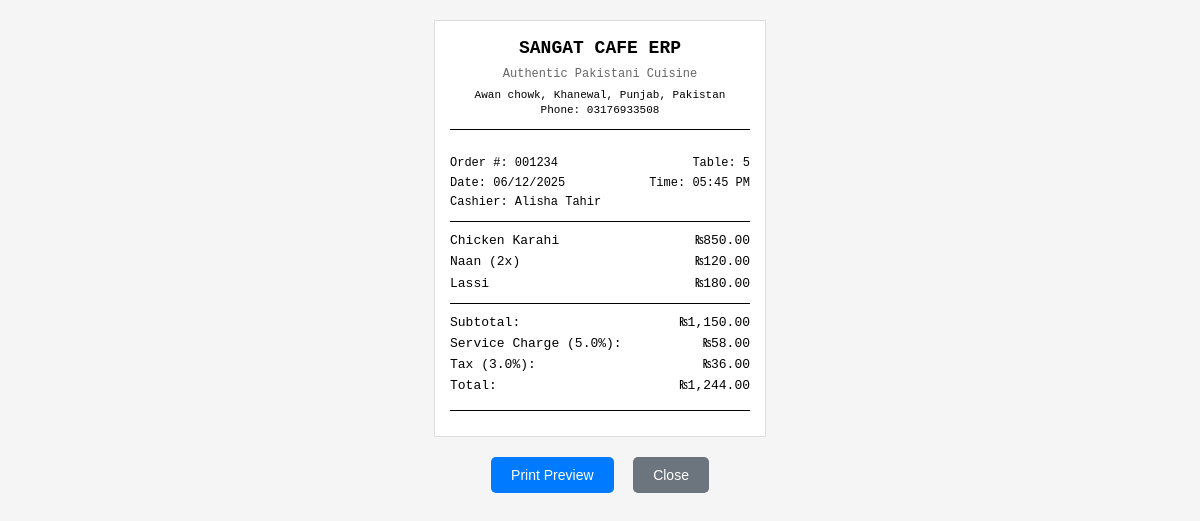
Before: /admin/bill-preview (signed in) with the older database file.
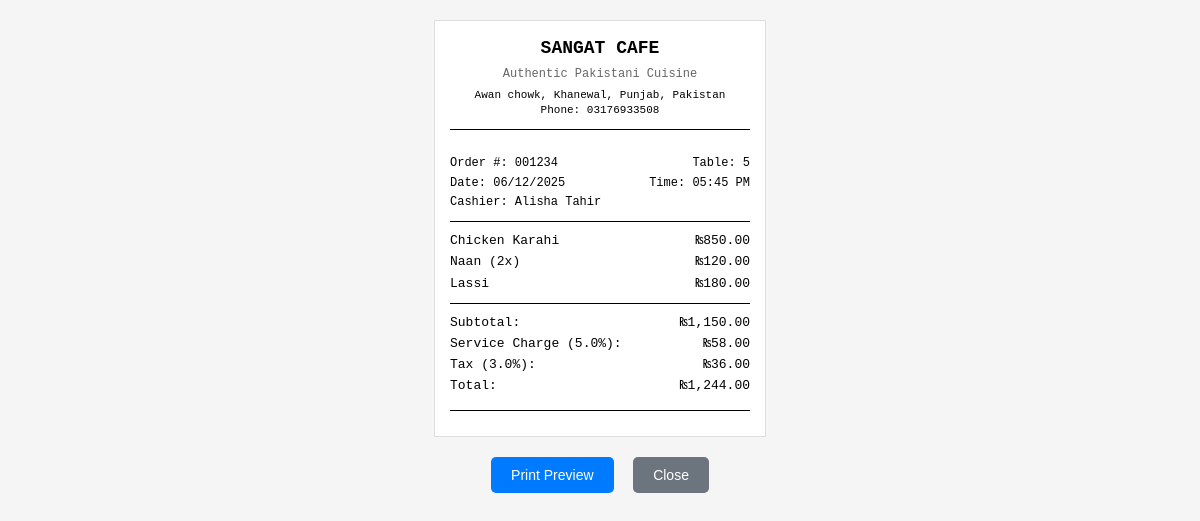
After: the same page with the newer database file.
### app/models.py (models this page shows, shortened)
class SystemSetting(db.Model):
    __tablename__ = 'system_settings'
    id = db.Column(db.Integer, primary_key=True)
    business_id = db.Column(db.Integer, db.ForeignKey('businesses.id', ondelete='CASCADE'), nullable=True, index=True)  # MULTI-TENANT
    key = db.Column(db.String(100), nullable=False, index=True)  # Unique per business
    value = db.Column(db.Text)
    description = db.Column(db.String(255))
    updated_at = db.Column(db.DateTime, default=lambda: datetime.now(timezone.utc), onupdate=lambda: datetime.now(timezone.utc))
    @classmethod
    def get_setting(cls, key, default=None, business_id='_AUTO_'):
        if business_id == '_AUTO_':
            try:
                from flask_login import current_user
                if current_user.is_authenticated and hasattr(current_user, 'business_id') and current_user.business_id:
                    setting = cls.query.filter_by(key=key, business_id=current_user.business_id).first()
                else:
                    setting = cls.query.filter_by(key=key, business_id=None).first()
            except:
                setting = cls.query.filter_by(key=key, business_id=None).first()
        else:
            setting = cls.query.filter_by(key=key, business_id=business_id).first()
        return setting.value if setting else default

class BillTemplate(db.Model):
    __tablename__ = 'bill_templates'
    id = db.Column(db.Integer, primary_key=True)
    business_id = db.Column(db.Integer, db.ForeignKey('businesses.id', ondelete='CASCADE'), nullable=True, index=True)  # MULTI-TENANT
    template_type = db.Column(db.String(20), nullable=False, default='receipt')  # receipt, invoice, kitchen
    header_name = db.Column(db.String(100), default='My Business')
    header_tagline = db.Column(db.String(200), default='Authentic Pakistani Cuisine')
    logo_filename = db.Column(db.String(255))  # Store logo file path
    show_logo = db.Column(db.Boolean, default=True)
    show_restaurant_name = db.Column(db.Boolean, default=True)
    show_order_number = db.Column(db.Boolean, default=True)
    show_date_time = db.Column(db.Boolean, default=True)
    show_cashier = db.Column(db.Boolean, default=True)
    show_table = db.Column(db.Boolean, default=True)
    show_tax = db.Column(db.Boolean, default=True)
    footer_message = db.Column(db.Text, default='')
    show_qr_code = db.Column(db.Boolean, default=False)
    paper_size = db.Column(db.String(10), default='80mm')
    font_size = db.Column(db.String(10), default='medium')
    auto_cut = db.Column(db.Boolean, default=True)
    created_at = db.Column(db.DateTime, default=lambda: datetime.now(timezone.utc), nullable=False)
    updated_at = db.Column(db.DateTime, default=lambda: datetime.now(timezone.utc), onupdate=lambda: datetime.now(timezone.utc))
    @classmethod
    def get_template(cls, template_type='receipt', business_id=None):
        if business_id is None:
            try:
                from flask_login import current_user
                if current_user.is_authenticated and hasattr(current_user, 'business_id'):
                    business_id = current_user.business_id
            except:
                pass
        if business_id is not None:
            try:
                business_id = int(business_id)
            except (ValueError, TypeError):
                print(f"ERROR: Cannot convert business_id to int: {business_id}, type: {type(business_id)}")
                business_id = None
        try:
            if business_id is not None:
                template = cls.query.filter_by(
                    template_type=template_type,
                    business_id=business_id
                ).first()
            else:
                template = cls.query.filter_by(
                    template_type=template_type
                ).filter(cls.business_id.is_(None)).first()
            if template:
                return template
        except Exception as e:
            db.session.rollback()
            import logging
            logger = logging.getLogger(__name__)
            logger.error(f"Error in get_template: {str(e)}", exc_info=True)
            return cls(
                template_type=template_type,
                business_id=business_id,
                header_name='My Business',
                header_tagline='Authentic Pakistani Cuisine',
                show_restaurant_name=True
            )

class User(UserMixin, db.Model):
    __tablename__ = 'users'
    id = db.Column(db.Integer, primary_key=True)
    business_id = db.Column(db.Integer, db.ForeignKey('businesses.id', ondelete='CASCADE'), nullable=True, index=True)  # MULTI-TENANT
    employee_id = db.Column(db.String(10), nullable=True, index=True)  # Unique per business
    username = db.Column(db.String(80), nullable=False, index=True)  # Unique per business
    email = db.Column(db.String(120), nullable=False, index=True)  # Unique per business
    password_hash = db.Column(db.String(255), nullable=False)
    role = db.Column(db.String(20), nullable=False, default='viewer')
    is_owner = db.Column(db.Boolean, default=False, nullable=False)  # First user of business
    first_name = db.Column(db.String(50), nullable=False)
    last_name = db.Column(db.String(50), nullable=False)
    full_name = db.Column(db.String(100), nullable=False)
    department = db.Column(db.String(50))
    designation = db.Column(db.String(50))
    phone = db.Column(db.String(20))
    address = db.Column(db.Text)
    profile_picture = db.Column(db.String(255))
    is_protected = db.Column(db.Boolean, default=False, nullable=False)
    is_active = db.Column(db.Boolean, default=True, nullable=False)
    requires_password_change = db.Column(db.Boolean, default=True, nullable=False)
    verification_code = db.Column(db.String(20))  # For protected user verification
    failed_login_attempts = db.Column(db.Integer, default=0, nullable=False)
    account_locked_until = db.Column(db.DateTime, nullable=True)
    last_login = db.Column(db.DateTime, nullable=True)
    email_verified = db.Column(db.Boolean, default=False, nullable=False)
    email_verification_token = db.Column(db.String(100), nullable=True)
    google_id = db.Column(db.String(255), unique=True, nullable=True)
    oauth_provider = db.Column(db.String(50), nullable=True)  # 'google', 'facebook', etc.
    navigation_permissions = db.Column(db.Text)  # JSON array of allowed navigation items
    created_at = db.Column(db.DateTime, default=lambda: datetime.now(timezone.utc), nullable=False)

### app/blueprints/admin.py (the view)
@bp.route('/bill-preview')
@login_required
@require_permissions('admin.view')
def bill_preview():
    from app.models import SystemSetting
    business_name = SystemSetting.get_setting('restaurant_name', 'My Business', business_id=current_user.business_id)
    tax_rate = float(SystemSetting.get_setting('tax_rate', '0', business_id=current_user.business_id))
    service_charge_rate = float(SystemSetting.get_setting('service_charge', '10', business_id=current_user.business_id))
    template_type = request.args.get('template_type', 'receipt')
    header_name = business_name
    header_tagline = request.args.get('header_tagline', 'Authentic Pakistani Cuisine')
    show_logo = request.args.get('show_logo', 'false') == 'true'
    show_restaurant_name = request.args.get('show_restaurant_name', 'true') == 'true'
    show_order_number = request.args.get('show_order_number', 'true') == 'true'
    show_date_time = request.args.get('show_date_time', 'true') == 'true'
    show_cashier = request.args.get('show_cashier', 'true') == 'true'
    show_table = request.args.get('show_table', 'true') == 'true'
    show_tax = request.args.get('show_tax', 'true') == 'true'
    footer_message = request.args.get('footer_message', '')
    show_qr_code = request.args.get('show_qr_code', 'false') == 'true'
    paper_size = request.args.get('paper_size', '80mm')
    font_size = request.args.get('font_size', 'medium')
    logo_filename = request.args.get('logo_filename', '')
    template = BillTemplate.get_template(template_type)
    if not logo_filename and template.logo_filename:
        logo_filename = template.logo_filename
    template_data = {
        'template_type': template_type,
        'header_name': header_name,
        'header_tagline': header_tagline,
        'show_logo': show_logo,
        'show_restaurant_name': show_restaurant_name,
        'show_order_number': show_order_number,
        'show_date_time': show_date_time,
        'show_cashier': show_cashier,
        'show_table': show_table,
        'show_tax': show_tax,
        'footer_message': footer_message,
        'show_qr_code': show_qr_code,
        'paper_size': paper_size,
        'font_size': font_size,
        'logo_filename': logo_filename,
        'tax_rate': tax_rate,
        'service_charge_rate': service_charge_rate,
        'business_id': current_user.business_id,
        'cashier_name': f"{current_user.first_name} {current_user.last_name}" if hasattr(current_user, 'first_name') else current_user.username
    }
    return render_template('admin/bill_preview.html', **template_data)

### app/models.py (called while the page is built, shortened)
    @classmethod
    def increment_metric(cls, metric_type, value=1):
        today = datetime.now(timezone.utc).date()
        metric = cls.query.filter_by(
            metric_type=metric_type,
            metric_date=today
        ).first()
        if metric:
            metric.metric_value += value
        db.session.commit()
        return metric

### app/utils/currency_utils.py (called while the page is built)
def get_currency_info(currency_code='PKR'):
    return CURRENCIES.get(currency_code.upper(), CURRENCIES['PKR'])

def get_system_currency(business_id=None):
    from app.models import SystemSetting
    return SystemSetting.get_setting('currency', 'PKR', business_id=business_id)

def get_currency_symbol(currency_code=None):
    if currency_code is None:
        currency_code = get_system_currency()
    currency_info = get_currency_info(currency_code)
    return currency_info['symbol']

### app/templates/admin/bill_preview.html (shortened to what this page needs)
<!DOCTYPE html>
<html lang="en">
<head>
</head>
<body>
    <div class="bill-container" style="width: {% if paper_size == '58mm' %}220px{% elif paper_size == '80mm' %}300px{% elif paper_size == 'A4' %}595px{% else %}420px{% endif %}; font-size: {% if font_size == 'small' %}11px{% elif font_size == 'large' %}15px{% else %}13px{% endif %};">
        <div class="header">
            {% if show_restaurant_name %}
            <div class="header-name">{{ header_name.upper() }}</div>
            {% endif %}
            <div class="header-tagline">{{ header_tagline }}</div>
            <div class="address-line">{{ get_setting('restaurant_address', '123 Main Street, Lahore') }}</div>
            <div class="address-line">Phone: {{ get_setting('restaurant_phone', '+92 300 1234567') }}</div>
        </div>
        <div class="order-info">
            {% if show_order_number %}
            <div class="info-row">
                <span>Order #: 001234</span>
                {% if show_table %}
                <span>Table: 5</span>
                {% endif %}
            </div>
            {% endif %}
            {% if show_date_time %}
            <div class="info-row">
                <span>Date: <span class="current-date"></span></span>
                <span>Time: <span class="current-time"></span></span>
            </div>
            {% endif %}
            {% if show_cashier %}
            <div style="font-size: 12px;">Cashier: {{ cashier_name }}</div>
            {% endif %}
        </div>
        <div class="items">
            <div class="item-row">
                <span>Chicken Karahi</span>
                <span>{{ 850|format_currency }}</span>
            </div>
            <div class="item-row">
                <span>Naan (2x)</span>
                <span>{{ 120|format_currency }}</span>
            </div>
            <div class="item-row">
                <span>Lassi</span>
                <span>{{ 180|format_currency }}</span>
            </div>
        </div>
        <div class="totals">
            <div class="total-row">
                <span>Subtotal:</span>
                <span>{{ 1150|format_currency }}</span>
            </div>
            {% if service_charge_rate and service_charge_rate > 0 %}
            <div class="total-row">
                <span>Service Charge ({{ service_charge_rate }}%):</span>
                <span>{{ (1150 * service_charge_rate / 100)|round|int|format_currency }}</span>
            </div>
            {% endif %}
            {% if show_tax %}
            <div class="total-row">
                <span>Tax ({{ tax_rate }}%):</span>
                <span>{{ ((1150 + (1150 * (service_charge_rate|default(0)) / 100)) * tax_rate / 100)|round|int|format_currency }}</span>
            </div>
            {% endif %}
            <div class="total-row grand-total">
                <span>Total:</span>
                {% set subtotal = 1150 %}
                {% set service_charge = (subtotal * (service_charge_rate|default(0)) / 100)|round|int %}
                {% set taxable_amount = subtotal + service_charge %}
                {% set tax_amount = (taxable_amount * tax_rate / 100)|round|int if show_tax else 0 %}
                {% set total = taxable_amount + tax_amount %}
                <span>{{ total|format_currency }}</span>
            </div>
        </div>
        <div class="footer">
        </div>
    </div>
    <div class="controls">
        <button onclick="window.print()" class="btn btn-primary">
             Print Preview
        </button>
        <button onclick="window.close()" class="btn btn-secondary">
             Close
        </button>
    </div>
</body>
</html>

### app/templates/admin/bill_preview.html (style rules this page uses)
body { font-family: 'Courier New', monospace; margin: 20px; background: #f5f5f5; }
.bill-container { margin: 0 auto; background: white; padding: 15px; border: 1px solid #ddd; line-height: 1.4; }
.header { text-align: center; margin-bottom: 15px; border-bottom: 1px solid #000; padding-bottom: 10px; }
.header-name { font-size: 18px; font-weight: bold; margin-bottom: 5px; }
.header-tagline { font-size: 12px; color: #666; margin-bottom: 5px; }
.address-line { font-size: 11px; }
.order-info { border-bottom: 1px solid #000; padding: 10px 0; margin-bottom: 10px; }
.info-row { display: flex; justify-content: space-between; font-size: 12px; margin-bottom: 3px; }
.items { margin-bottom: 10px; }
.item-row { display: flex; justify-content: space-between; margin-bottom: 3px; }
.totals { border-top: 1px solid #000; padding-top: 10px; }
.total-row { display: flex; justify-content: space-between; margin-bottom: 3px; }
.footer { text-align: center; margin-top: 15px; font-size: 11px; border-top: 1px solid #000; padding-top: 10px; }
.controls { text-align: center; margin-top: 20px; color: #666; }
.btn { padding: 10px 20px; border: none; border-radius: 5px; cursor: pointer; margin: 0 5px; font-size: 14px; }
.btn-primary { background: #007bff; color: white; }
.btn-secondary { background: #6c757d; color: white; }

Changed rows visible on the page:
changed SystemSetting: upper "SANGAT CAFE ERP" → "SANGAT CAFE"
